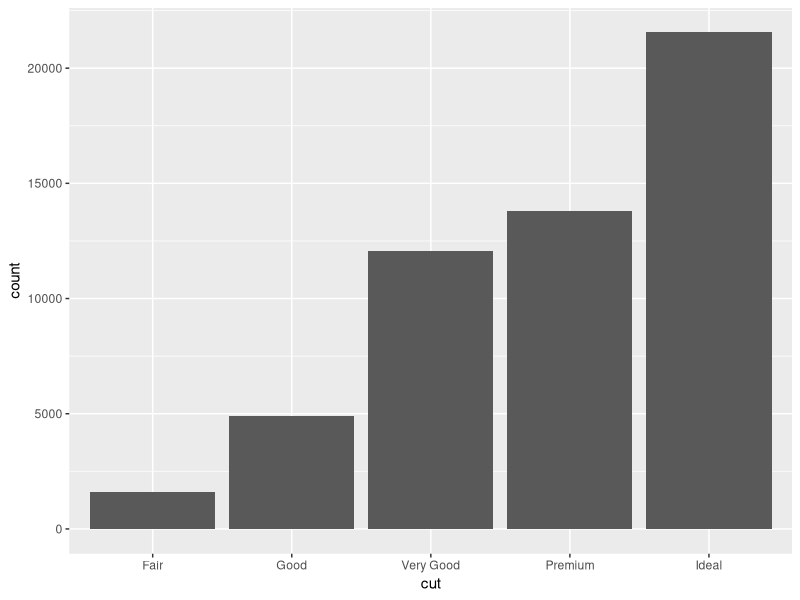
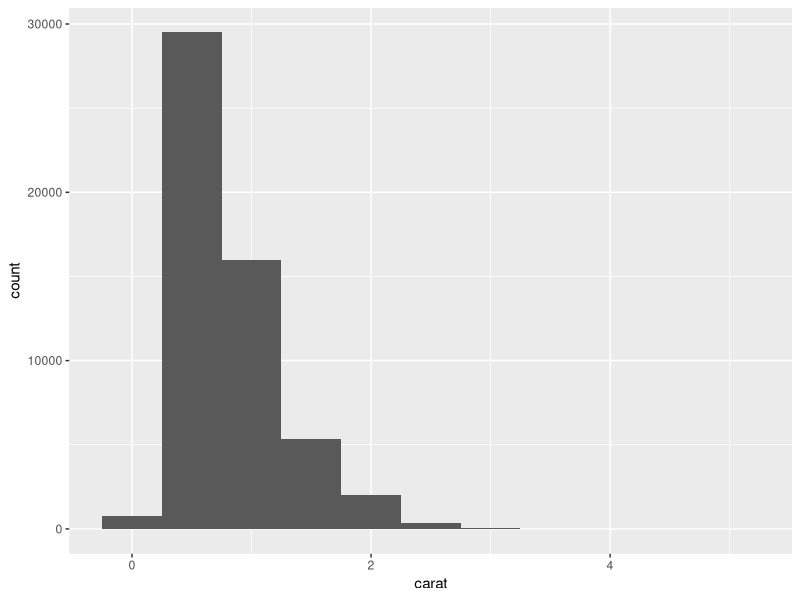
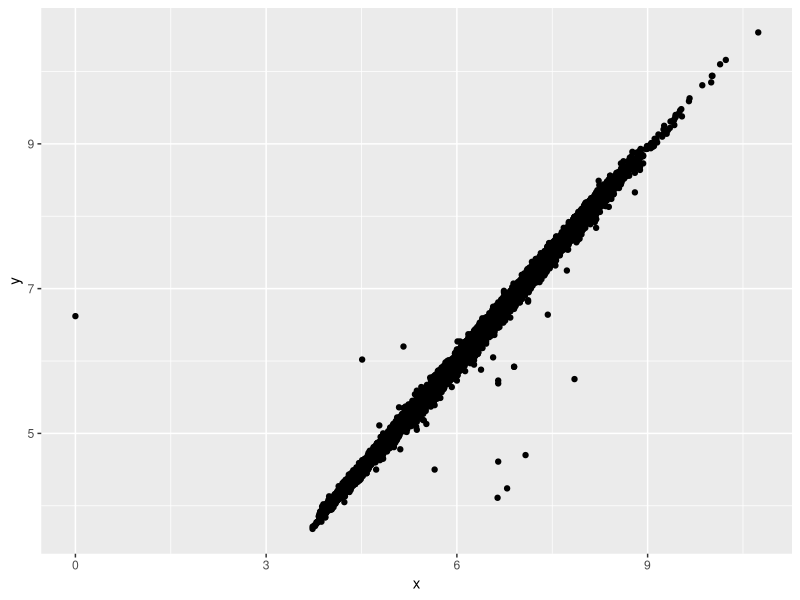
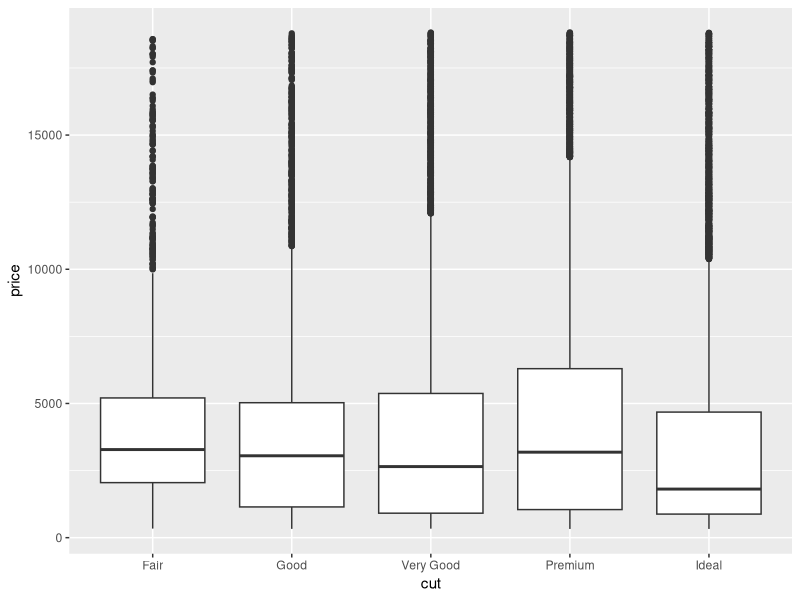
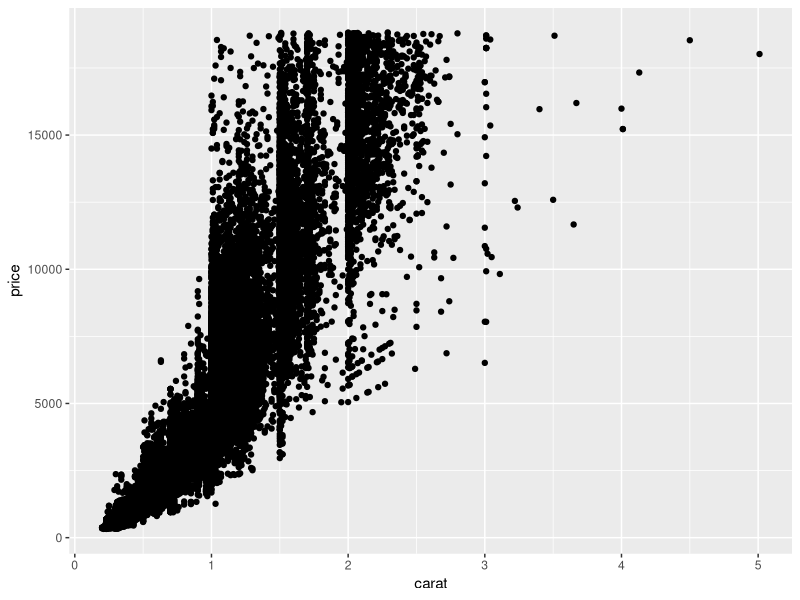
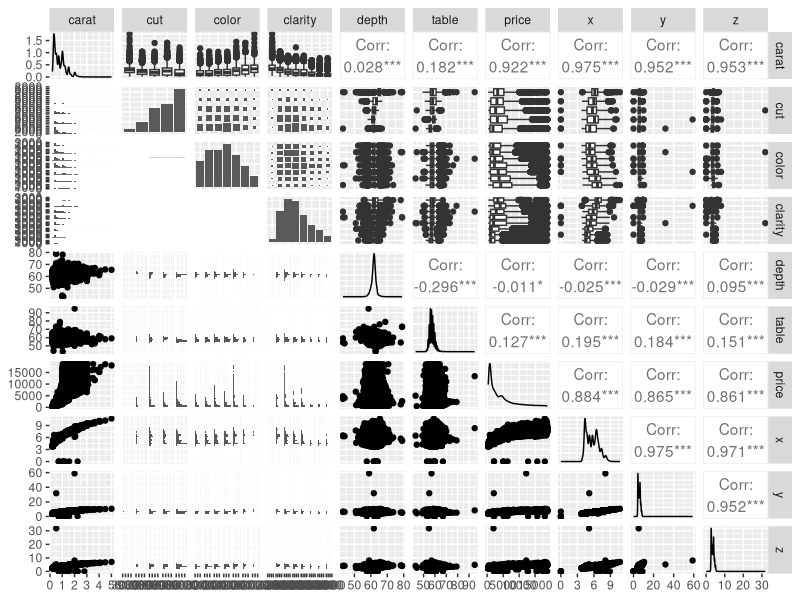
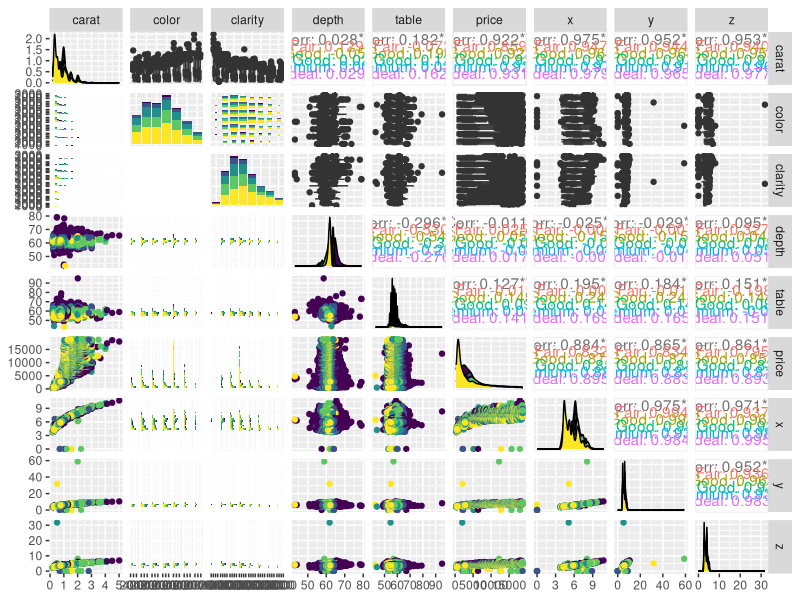

Source code (R) for these figures, in order: (Note: this script raises an error after producing the figures.)
library(tidyverse)

## we can load internal datasets with shipped with a package
data("diamonds")

## let's inspect the dataset
diamonds


## one way of looking at variation

ggplot(data = diamonds) +
  geom_bar(mapping = aes(x = cut))

## or we can look at the counts, use a shortcut function, grouped by cut, summarised by count

diamonds %>% 
  count(cut)

### which is a shortcut for 

diamonds %>% 
  group_by(cut) %>% 
  summarise(n = n())

### if we count a continuous variable in intervals, we transform it into a categorical one

ggplot(data = diamonds) +
  geom_histogram(mapping = aes(x = carat), binwidth = 0.5) #decide continuous intervals to calculate frquencies
# it defines the width of each bin on the x-axis.
## one can do this with the data using the function cut_width(), to be seen in a tibble
#min 1:06:00
diamonds %>% 
  count(cut_width(carat, 0.5))

## the grouping variable has become a factor with range intervals

## by filtering for some values we might notice unusual data
# #| means or
unusual <- diamonds %>% 
  filter(y < 3 | y > 20) %>% 
  select(price, x, y, z) %>%
  arrange(y)

unusual

## so we might want to decide to 

## A) drop those values
## notice the use of the function between()

diamonds2 <- diamonds %>% 
  filter(between(y, 3, 20)) #between will toke thos values that are betwwen 3 and 20

## B) better to set them as missing and keep the records in the data

diamonds2 <- diamonds %>% 
  mutate(y = ifelse(y < 3 | y > 20, NA, y)) #for 2 cases it is convenient, condition, 2- the value the functions gets back if the condition is true, 3-the value the functions gets back if the condition is false

### there's another way to do this, case_when is more robust and accurate and in complex situations

diamonds2 <- diamonds %>% 
  mutate(
    y = case_when(
      y < 3 ~ NA,
      y > 20 ~ NA,
      TRUE ~ y
    )
  )

### missing values are highlighted as a warning 
### when plotting

ggplot(data = diamonds2, mapping = aes(x = x, y = y)) + 
  geom_point()


#################
# covariation
###############

## between a categorical and a continuous variable

ggplot(data = diamonds, mapping = aes(x = cut, y = price)) +
  geom_boxplot()


### two continuous variables

ggplot(data = diamonds) +
  geom_point(mapping = aes(x = carat, y = price))


### a more powerful way to get them all

library(GGally)

ggpairs(diamonds)

### if we already know a potential grouping

## check the index of the columns
names(diamonds)

## reformat the function this way, observations
ggpairs(diamonds, columns = c(1,3:10), aes(colour = cut))


diamonds %>% 
  pivot_longer(
    cols = c(1:10),
    names_to = "variable",
    values_to = "value"
  ) %>% 
  ggplot(aes(x=values))+
  geom_density()+
  facet_wrap(~variable, ncol = 3)
#facet_wrap() is a function in ggplot2 that splits a plot into multiple panels (facets) based on a categorical variable. Each panel represents a subset of the data.
diamonds %>% 
  pivot_longer(
    cols = c(1:10),
    names_to = "variable",
    values_to = "value"
  ) %>% 
  ggplot(aes(x=values))+
  geom_density()+
  facet_grid(rows~colvar)
#facet_grid() is another faceting function in ggplot2 that splits plots into a grid based on two categorical variables. It allows you to compare data across rows and columns.